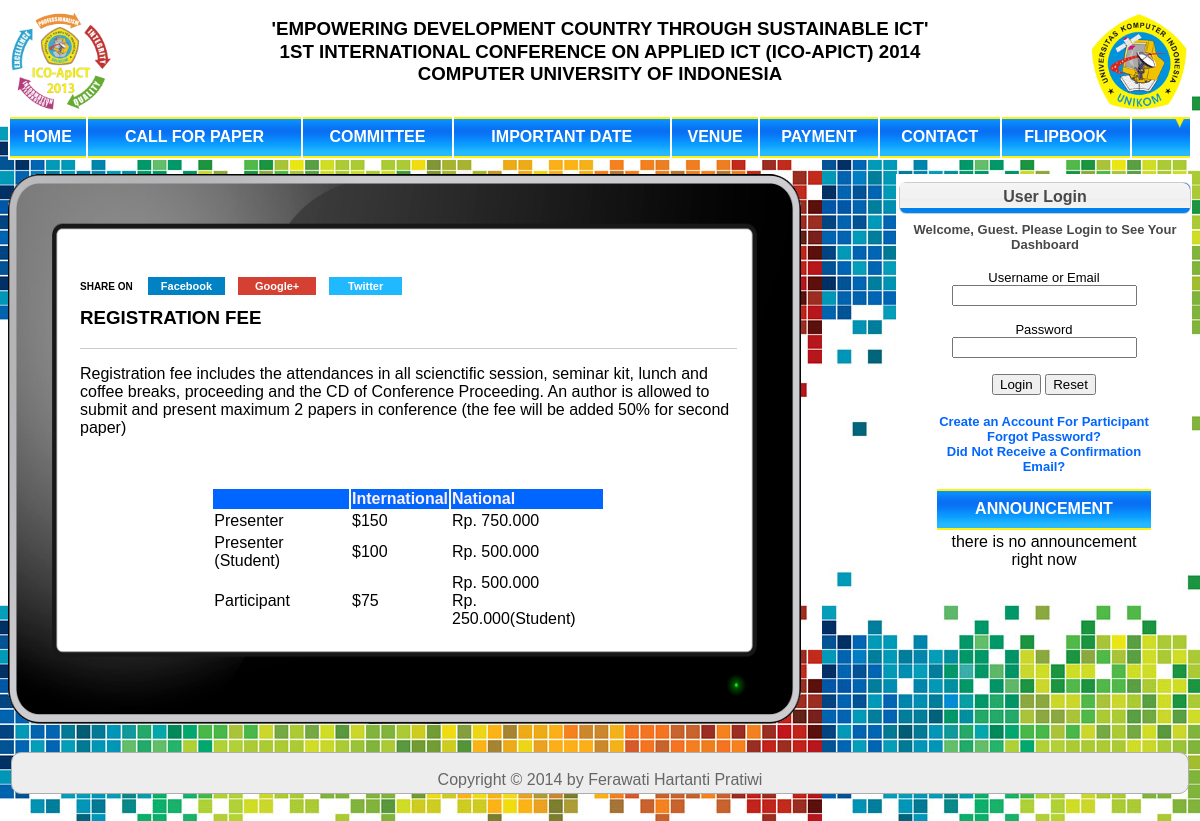
The app's page /payment.php with its own data.
### tables this page shows
CREATE TABLE IF NOT EXISTS `cms_header` (
  `id_header` int(11) NOT NULL AUTO_INCREMENT,
  `tema_acara` varchar(100) DEFAULT NULL,
  `nama_acara` varchar(100) DEFAULT NULL,
  `akronim` varchar(25) DEFAULT NULL,
  `tempat_acara` varchar(100) DEFAULT NULL,
  `id_tahun` int(11) DEFAULT NULL,
  `logo_satu` varchar(100) DEFAULT NULL,
  `logo_dua` varchar(100) DEFAULT NULL,
  `id_pengguna` int(11) DEFAULT NULL,
  PRIMARY KEY (`id_header`),
  KEY `id_tahun` (`id_tahun`),
  KEY `id_pengguna` (`id_pengguna`)
);

CREATE TABLE IF NOT EXISTS `cms_tahun` (
  `id_tahun` int(11) NOT NULL AUTO_INCREMENT,
  `bil_tahun` char(4) NOT NULL,
  `kode_aktif` enum('0','1') NOT NULL DEFAULT '0',
  `tgl_akhir` date DEFAULT '0000-00-00',
  PRIMARY KEY (`id_tahun`),
  UNIQUE KEY `bil_tahun` (`bil_tahun`)
);

CREATE TABLE IF NOT EXISTS `cms_menu` (
  `id_menu` int(11) NOT NULL AUTO_INCREMENT,
  `nama_menu` varchar(20) DEFAULT NULL,
  `link_file` varchar(100) DEFAULT NULL,
  `ext` varchar(10) DEFAULT 'php',
  `title` varchar(200) DEFAULT NULL,
  `isi` text,
  `id_order_urutan` int(11) DEFAULT NULL,
  `kode_aktif` enum('0','1') DEFAULT '0',
  `date` date DEFAULT NULL,
  `id_pengguna` int(11) DEFAULT NULL,
  PRIMARY KEY (`id_menu`),
  KEY `id_order_urutan` (`id_order_urutan`),
  KEY `id_pengguna` (`id_pengguna`)
);

CREATE TABLE IF NOT EXISTS `cms_postingan` (
  `id_postingan` int(11) NOT NULL AUTO_INCREMENT,
  `judul` varchar(200) DEFAULT NULL,
  `content` text,
  `id_pengguna` int(11) DEFAULT NULL,
  `kategori_posting` enum('1','2','3','4','5','6','7','8','9','10','11','12','13','14','15') DEFAULT NULL,
  `date` date DEFAULT NULL,
  PRIMARY KEY (`id_postingan`),
  KEY `id_pengguna` (`id_pengguna`),
  KEY `id_kategori_posting` (`kategori_posting`)
);

CREATE TABLE IF NOT EXISTS `cms_template` (
  `id_template` int(11) NOT NULL AUTO_INCREMENT,
  `isi_template` varchar(300) DEFAULT NULL,
  `urutan_tampil` int(11) DEFAULT NULL,
  `kode_aktif` enum('0','1') DEFAULT NULL,
  `kode_template` char(1) DEFAULT NULL,
  `id_pengguna` int(11) DEFAULT NULL,
  PRIMARY KEY (`id_template`),
  KEY `id_pengguna` (`id_pengguna`)
);

CREATE TABLE IF NOT EXISTS `cms_footer` (
  `id_footer` int(11) NOT NULL AUTO_INCREMENT,
  `copyright` varchar(50) DEFAULT NULL,
  `id_tahun` int(11) DEFAULT NULL,
  `id_pengguna` int(11) DEFAULT NULL,
  PRIMARY KEY (`id_footer`),
  KEY `id_tahun` (`id_tahun`),
  KEY `id_pengguna` (`id_pengguna`)
);

### payment.php (the view, shortened to what this page needs)
<?php
	include('include/library.php');
	$sql = "select * from cms_template where kode_aktif=1 and urutan_tampil=1";
	$res = mysql_query($sql);
	while($select_result = mysql_fetch_array($res))
	{
		$satu=$select_result['isi_template'];
	}
if(isset($_SESSION['login_member']))
{
	if(($_SESSION['login_member']==true)&&($_SESSION['aktif']=="1"))
	{
		include("redirectview_index.php");
		echo "<meta http-equiv='refresh' content='1;url=peserta/index.php'>";
	}
	else if(($_SESSION['login_member']==true)&&($_SESSION['aktif']=="2"))
	{
		include("redirectview_index.php");
		echo "<meta http-equiv='refresh' content='1;url=admin/index.php'>";
	}
	else if(($_SESSION['login_member']==true)&&($_SESSION['aktif']=="3"))
	{
		include("redirectview_index.php");
		echo "<meta http-equiv='refresh' content='1;url=panitia/index.php'>";
	}
	else if(($_SESSION['login_member']==true)&&($_SESSION['aktif']=="4"))
	{
		include("redirectview_index.php");
		echo "<meta http-equiv='refresh' content='1;url=reviewer/index.php'>";
	}
	else if(($_SESSION['login_member']==true)&&($_SESSION['aktif']=="5"))
	{
		include("redirectview_index.php");
		echo "<meta http-equiv='refresh' content='1;url=pimpinan/index.php'>";
	}
}
else
{
?>
<html>
	<head>
		<link type="text/css" href="css/css.css" rel="stylesheet">
    </head>
    <body background="gambar/<?php echo "$satu"; ?>" onLoad="self.focus();document.form1.username.focus()">
		<?php include ('header.php');
	$sql = "select * from cms_template where kode_aktif=1 and urutan_tampil=2";
	$res = mysql_query($sql);
	while($select_result = mysql_fetch_array($res))
	{
		$dua=$select_result['isi_template'];
	}
	echo "$dua";
					$sql = "select * from cms_template where kode_aktif=1 and urutan_tampil=3";
	$res = mysql_query($sql);
	while($select_result = mysql_fetch_array($res))
	{
		$tiga=$select_result['isi_template'];
	}
	echo "$tiga";
				?>
			<div class='share'>
<span style='float:left;margin-right:15px;margin-top:1px'>Share on</span>
<a class='share_facebook' href='https://www.facebook.com/sharer.php?u=http://seminar-penelitian.com/payment.php' onclick='window.open(this.href,"_blank","height=430,width=640");return false;' rel='nofollow' title='Share to Facebook'>Facebook</a>
<a class='share_google' href='https://plus.google.com/share?url=http://seminar-penelitian.com/payment.php' onclick='window.open(this.href,"_blank","height=600,width=530");return false;' rel='nofollow' title='Share to Google+'>Google+</a>
<a class='share_twitter' href='https://twitter.com/share?url=http://seminar-penelitian.com/payment.php' onclick='window.open(this.href,"_blank","height=430,width=640");return false;' rel='nofollow' title='Share to Twitter'>Twitter</a>
</div>
				<?php
								$sql = "select * from cms_postingan
								where kategori_posting='13'";
								$res = mysql_query($sql);
								while($select_result = mysql_fetch_array($res))
								{
									$judul = $select_result['judul'];
									$upjudul=strtoupper($judul);
									$content=$select_result['content'];
									echo "$upjudul";
									 $sql = "select * from cms_template where kode_aktif=1 and urutan_tampil=4";
	$res = mysql_query($sql);
	while($select_result = mysql_fetch_array($res))
	{
		$empat=$select_result['isi_template'];
	}
	echo "$empat";
	echo "$content";
	}
									 $sql = "select * from cms_template where kode_aktif=1 and urutan_tampil=8";
	$res = mysql_query($sql);
	while($select_result = mysql_fetch_array($res))
	{
		$delapan=$select_result['isi_template'];
	}
	echo "$delapan";
	$sql = "select * from cms_template where kode_aktif=1 and urutan_tampil=6";
	$res = mysql_query($sql);
	while($select_result = mysql_fetch_array($res))
	{
		$enam=$select_result['isi_template'];
	}
	echo "$enam";?>
					<?php include('menu_login.php');
					$sql = "select * from cms_template where kode_aktif=1 and urutan_tampil=7";
	$res = mysql_query($sql);
	while($select_result = mysql_fetch_array($res))
	{
		$tujuh=$select_result['isi_template'];
	}
	echo "$tujuh";?>
		<?php include('footer.php'); ?>
	</body>
</html>
<?php
}
?>

### header.php (shortened to what this page needs)
<table width=100% border="0" bgcolor="#FFFFFF">
	<tr>
			<?php
				if(isset($_SESSION['login_member']))
				{
					if(($_SESSION['login_member']==true)&&($_SESSION['aktif']=="1")||($_SESSION['aktif']=="2")||($_SESSION['aktif']=="3")||($_SESSION['aktif']=="4")||($_SESSION['aktif']=="5"))
						{
							$link=koneksi_db();
							$sql2 = "select * from cms_header,cms_tahun
									where cms_header.id_tahun=cms_tahun.id_tahun
									and cms_tahun.kode_aktif='1'";
							$res2 = mysql_query($sql2);
								while($select_result2 = mysql_fetch_array($res2))
								{
									$tema_acara=$select_result2['tema_acara'];
									$uptema=strtoupper($tema_acara);
									$nama_acara=$select_result2['nama_acara'];
									$upnama=strtoupper($nama_acara);
									$tahun=$select_result2['bil_tahun'];
									$tempat=$select_result2['tempat_acara'];
									$uptempat=strtoupper($tempat);
									$logo_satu=$select_result2['logo_satu'];
									$logo_dua=$select_result2['logo_dua'];
									$akronim=$select_result2['akronim'];
									$upakronim=strtoupper($akronim);
								echo "
									<td align='left'><img src='../logo/$logo_satu' width='100' title='Logo Acara' /></td>
									<td align='center'>
										<h3><b>'$uptema'<br>$upnama&nbsp;($upakronim)&nbsp;$tahun<br>$uptempat</b></h3>
									</td>
									<td align='right'><img src='../logo/$logo_dua' width='100' title='Logo Universitas' /></td>";
								}
						}
				}
				else
				{
							$sql2 = "select * from cms_header,cms_tahun
									where cms_header.id_tahun=cms_tahun.id_tahun
									and cms_tahun.kode_aktif='1'";
							$res2 = mysql_query($sql2);
								while($select_result2 = mysql_fetch_array($res2))
								{
									$tema_acara=$select_result2['tema_acara'];
									$uptema=strtoupper($tema_acara);
									$nama_acara=$select_result2['nama_acara'];
									$upnama=strtoupper($nama_acara);
									$tahun=$select_result2['bil_tahun'];
									$tempat=$select_result2['tempat_acara'];
									$uptempat=strtoupper($tempat);
									$logo_satu=$select_result2['logo_satu'];
									$logo_dua=$select_result2['logo_dua'];
									$akronim=$select_result2['akronim'];
									$upakronim=strtoupper($akronim);
								echo "
									<td align='kiri'><img src='logo/$logo_satu' width='100' title='Logo Acara' /></td>
									<td align='center'>
										<h3><b>'$uptema'<br>$upnama&nbsp;($upakronim)&nbsp;$tahun<br>$uptempat</b></h3>
									</td>
									<td align='right'><img src='logo/$logo_dua' width='100' title='Logo Universitas' /></td>";
								}
				}
			?>
	</tr>
</table>
<table width=100% bgcolor="#FFFFFF">
	<tr align="center">
			<?php
				if(isset($_SESSION['login_member']))
				{
					if(($_SESSION['login_member']==true)&&($_SESSION['aktif']=="1")||($_SESSION['aktif']=="2")||($_SESSION['aktif']=="3")||($_SESSION['aktif']=="4")||($_SESSION['aktif']=="5"))
					{
							$nama_pengguna=$_SESSION['nama_pengguna'];
							$ucnama=ucwords($nama_pengguna);
							echo "
							<td align='left' background='../gambar/headerbg_2.jpg' style='border-top: 5px solid #F3F3F3;'>Welcome, ";echo $ucnama; echo"</td>
							";
							if ($_SESSION['aktif']=="1") {
								$id=$_SESSION['id_pengguna'];
								$query="select * from cms_peserta
										where cms_peserta.id_pengguna='$id'
										and kategori_peserta is not null";
								$res_query = mysql_query($query);
								$banyakrecord=mysql_num_rows($res_query);
								if($banyakrecord>0)
								{
									echo "<td background='../gambar/blockdefault.gif' width=5% height='40' align='center'><a href='index.php'><b><font color='#FFFFFF'>Home</font></b></a></td>";
									echo "<td background='../gambar/blockdefault.gif' width=5% height='40' align='center'><a href='../logout.php'><b><font color='#FFFFFF'>LOG OUT</font></b></a></td>";
								}
								else
								{
									echo "<td background='../gambar/blockdefault.gif' width=5% height='40' align='center'><a href='../logout.php'><b><font color='#FFFFFF'>LOG OUT</font></b></a></td>";
								}
						}
						else
						{
								echo "<td background='../gambar/blockdefault.gif' width=5% height='40' align='center'><a href='index.php'><b><font color='#FFFFFF'>Home</font></b></a></td>";
								echo "<td background='../gambar/blockdefault.gif' width=5% height='40' align='center'><a href='../logout.php'><b><font color='#FFFFFF'>LOG OUT</font></b></a></td>";
						}
					}
				}
				else
				{
					$sql4 = "select * from cms_menu,cms_order_urutan
							where cms_menu.id_order_urutan=cms_order_urutan.id_order_urutan
							and cms_menu.kode_aktif='1'
							order by cms_menu.id_order_urutan";
					$res4 = mysql_query($sql4);
					while($select_result4 = mysql_fetch_array($res4))
					{
						$menu=$select_result4['nama_menu'];
						$link=$select_result4['link_file'];
						$ext=$select_result4['ext'];
					echo "<td background='gambar/headerbg.jpg' height='41'>
					<a href='$link.$ext'><b><font color='white'>";echo strtoupper($menu); echo"</font></b></a></td>";
					}
					echo "<td background='gambar/headerbg_4.jpg' width=5% height='40' align='center'></td>
					";
				}
			?>
	</tr>
</table>
<br>

### menu_login.php (shortened to what this page needs)
<div id="right-side">
	<div id="login-box">
		<div class="header">
			User Login
			<p>
			<?php
				if(isset($_SESSION['login_member']))
				{
					if(($_SESSION['login_member']==true)&&($_SESSION['aktif']=="1")&&($_SESSION['username']))
						{
							echo "Welcome, ".$_SESSION['nama'];
						}
				}
				else
				{
					echo "<font size='-1'>Welcome, Guest. Please Login to See Your Dashboard</font?";
				}
			?>
		</div>
	</div>
</div>
<br /><br /><br />
<div id="menu">
	<table border="0" width=75% height="100" align="center" bgcolor="#FFFFFF">
		<tr>
			<td>
				<?php form_login();
				$sql3 = "select * from cms_tahun
						where kode_aktif='1'";
				$query3 = mysql_query($sql3);
				$banyakrecord3=mysql_num_rows($query3);
				if($banyakrecord3>0)
				{
					while($select_result = mysql_fetch_array($query3))
					{
						$tgl_akhir = $select_result['tgl_akhir'];
					}
					$tgl_now=date('Y-m-d');
					if ($tgl_now<>$tgl_akhir)
					{
				?>
				<a href="daftar_akun.php"><font size="2"><center><b>Create an Account For Participant</b></center></font></a>
				<?php
					}
				}
				?>
				<a href="lost_password.php"><font size="2"><center><b>Forgot Password?</b></center></font></a>
				<a href="konfirm.php"><font size="2"><center><b>Did Not Receive a Confirmation Email?</b></center></font></a>
			</td>
		</tr>
		<tr>
			<td height="10"></td>
		</tr>
	<?php
	$sql = "select * from cms_postingan
			where kategori_posting='1'";
	$res = mysql_query($sql);
	$banyakrecord=mysql_num_rows($res);
	if($banyakrecord>0)
	{
		while($select_result = mysql_fetch_array($res))
		{
			$judul = $select_result['judul'];
			$upjudul=strtoupper($judul);
			$content=$select_result['content'];
			$uccontent=ucfirst($content);
		}
		?>
				<tr align="center">
					<td background="gambar/headerbg.jpg" height="41"><?php echo "<b><font color='white'>$upjudul</font</b>"; ?></td>
				</tr>
				<tr align="center">
					<td><?php echo "$uccontent"; ?></td>
				</tr>
	<?php
	}
	else
	{
		echo "there is no announcement";
	}
	?>
	</table>
</div>

### footer.php (shortened to what this page needs)
<?php
if(!isset($_SESSION['login_member']))
{
?>
<br />
<table width=100% align="center">
	<tr>
		<td align="center">
			<div id="i-footer">
			<?php
				$sql = "select * from cms_footer,cms_tahun
				where cms_footer.id_tahun=cms_tahun.id_tahun
				and cms_tahun.kode_aktif='1'";
				$res = mysql_query($sql);
				while($select_result = mysql_fetch_array($res))
				{
					$copy=$select_result['copyright'];
					$uccopy=ucwords($copy);
					$tahun=$select_result['bil_tahun'];
					echo "<div id='footer-center'><br />Copyright &copy; $tahun by $uccopy</div>";
				}
			?>
			</div>
		</td>
	</tr>
</table>
<?php
}
?>

### css/css.css (style rules this page uses)
body { font-family:Verdana, Geneva, Arial, Helvetica, sans-serif; font-size:12px; }
.monitor { width:100%; height:550px; background:url(../gambar/monitor.png) no-repeat left; background-size:67% 100%; }
.hidden-scrollbar { background-color:#FFFFFF; border:0px solid #666; color:#000000; overflow:hidden; width:81%; text-align:left; position:static; height:400px; }
.hidden-scrollbar .inner { height:400px; overflow:auto; margin:10px -300px 10px 10px; padding-right:300px; }
#i-footer { width:auto; height:40px; border:#aeaeae solid 1px; background:#ededed; margin: 20px auto auto auto; color:#666; -moz-border-radius:10px; -webkit-border-radius:10px; }
#footer-center { float:none; text-align:center; }
a { text-decoration:none; border:none; color:#0066FF; }
#right-side { width:auto; float:none; }
#login-box { width:100%; background: url(../gambar/blockdefault_2.gif) repeat left; border:1px solid #ccc; text-align:center; padding-bottom:5px; margin:5px 0; -moz-border-radius:7px; -webkit-border-radius:7px; }
#login-box .header { background: url(../gambar/headerbg_2.jpg) repeat left; height:20px; color:#484848; font-weight:bold; padding-top:5px; text-align:center; -moz-border-radius-topright:7px; -webkit-border-top-right-radius:7px; -moz-border-radius-topleft:7px; }
.share { font-family: Oswald, Arial, sans-serif; font-size: 10px; position:static; text-transform: uppercase; margin: 10px 0; padding: 0px 0 4px; }
.share a { color: #fff; font-size: 11px; margin-right: 10px; text-align: center; text-transform: none; }
.share_facebook { background: #0182c4; padding: 3px 13px; }
.share_google { background: #d44132; padding: 3px 17px; }
.share_twitter { background: #20b8ff; padding: 3px 19px; }
h1,h2,h3,h4,h5,h6 { font-weight: normal; line-height: 1.2; }
hr { border: 0px; border-top: 1px solid #ccc; }

### records on screen
cms_header: logo_satu (picture), tema_acara "EMPOWERING DEVELOPMENT COUNTRY THROUGH SUSTAINABLE ICT", nama_acara "1ST INTERNATIONAL CONFERENCE ON APPLIED ICT", akronim "ICO-APICT", id_tahun.bil_tahun "2014", tempat_acara "COMPUTER UNIVERSITY OF INDONESIA", logo_dua (picture)
cms_menu: nama_menu "HOME"
cms_menu: nama_menu "CALL FOR PAPER"
cms_menu: nama_menu "COMMITTEE"
cms_menu: nama_menu "IMPORTANT DATE"
cms_menu: nama_menu "VENUE"
cms_menu: nama_menu "PAYMENT"
cms_menu: nama_menu "CONTACT"
cms_menu: nama_menu "FLIPBOOK"
cms_postingan: judul "REGISTRATION FEE", content "Registration fee includes the attendances in all scienctific session, seminar kit, lunch and coffee breaks, proceeding and the CD of Conference Proceeding. An author is allowed to submit and present maximum 2 papers in conference (the fee will be added 50% for second paper) International National Presenter $150 Rp. 750.000 Presenter (Student) $100 Rp. 500.000 Participant $75 Rp. 500.000 Rp. 250.000(Student)"
cms_postingan: judul "ANNOUNCEMENT", content "there is no announcement right now"
cms_footer: id_tahun.bil_tahun "2014", copyright "Ferawati Hartanti Pratiwi"
